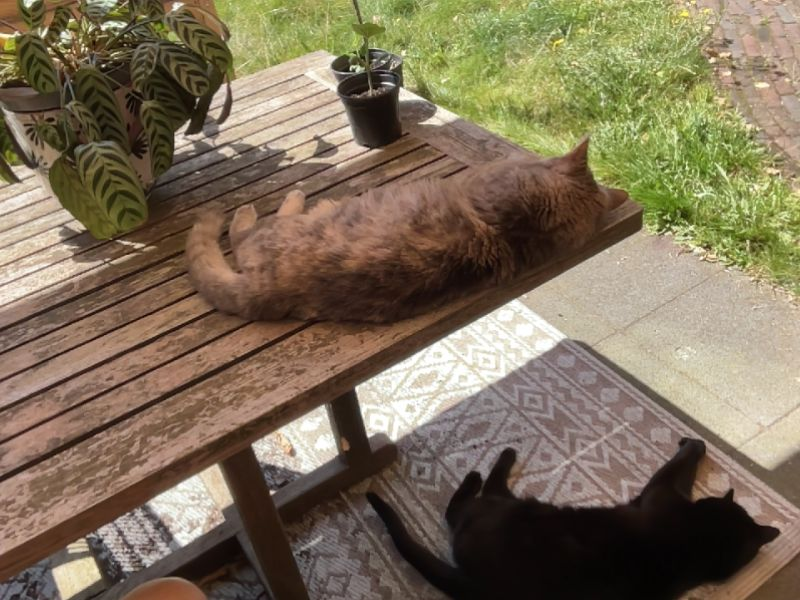
#> input picture images/cats.jpg, 800 x 600 px
$ python image_gray_scale.py
#> lines starting #> are read from the running program, lines starting #| are printed output that depends on the picture
import cv2
filepath = "../images/cats.jpg"
image = cv2.imread(filepath)
#> image is the input picture: shape (600, 800, 3); mean B, G, R 89.2, 112.5, 126.1

image_grey = cv2.cvtColor(image, cv2.COLOR_BGR2GRAY)
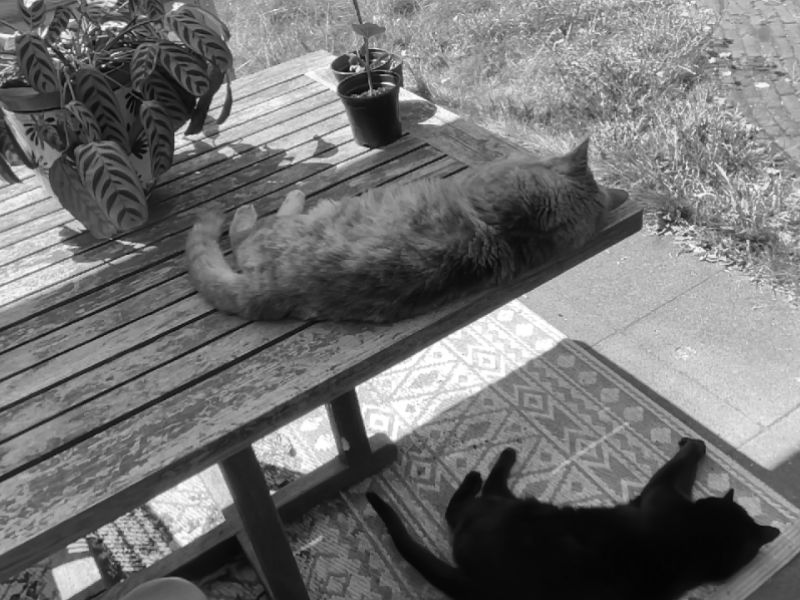
#> image_grey: shape (600, 800); min 2, max 255, mean 113.9
cv2.imshow("Cats", image_grey)

# Press for key hit to skip
cv2.waitKey(0)
